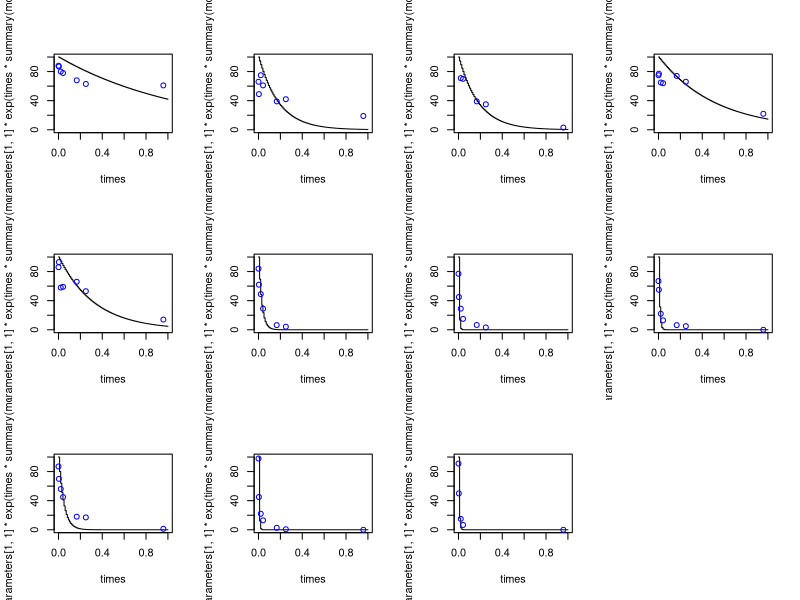
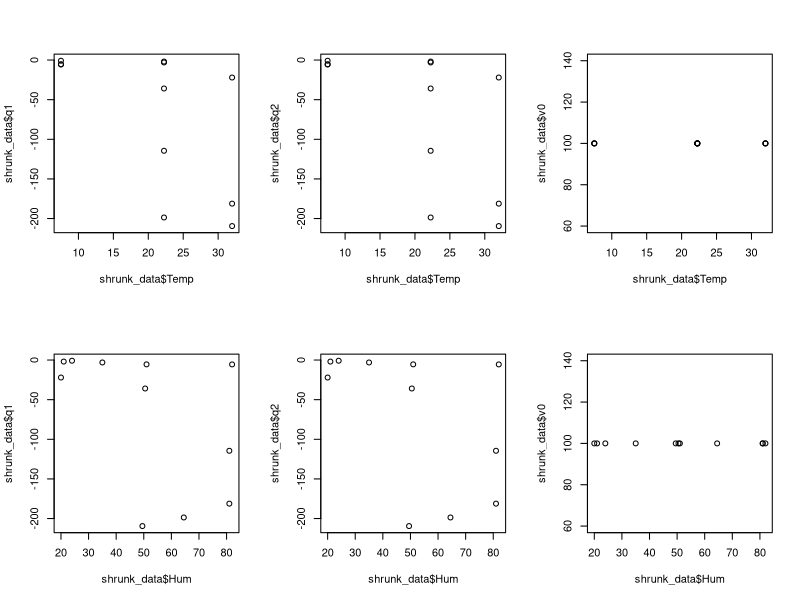
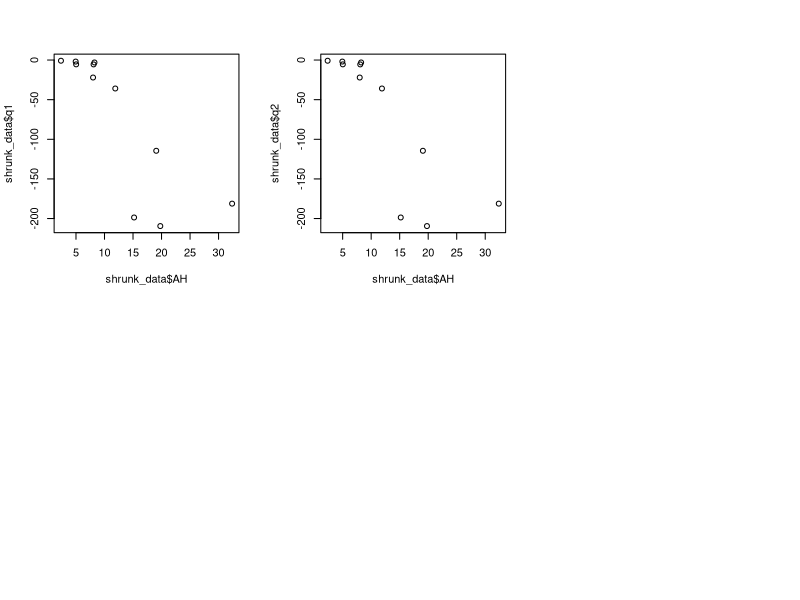
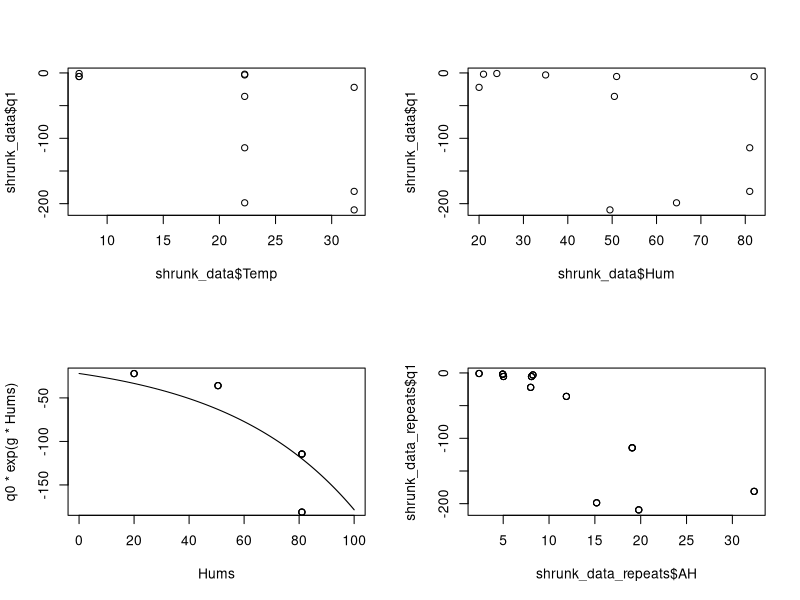
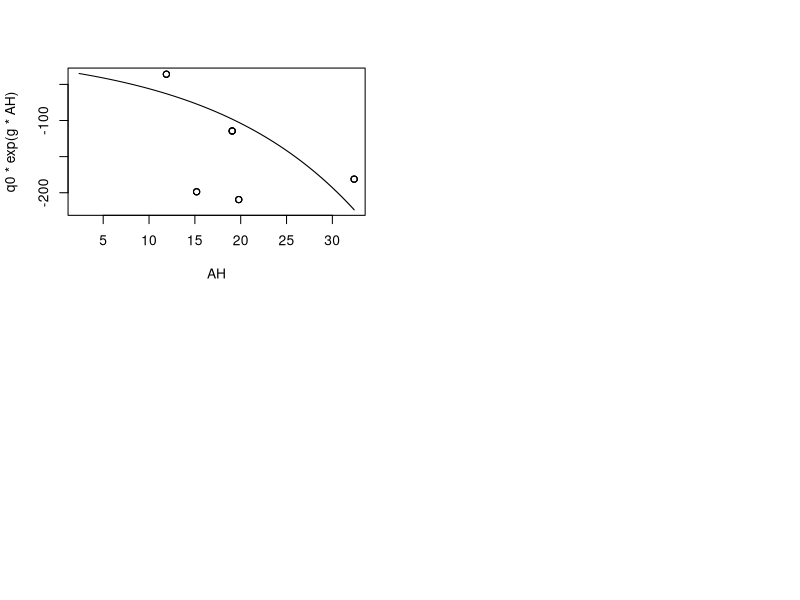

Generate these figures, in order, with R:
#Harper







data<-read.csv("../../Data/converted harper 1961.csv",header =F)
# in this dataset nil becomes 0, trace or n.d becomes NA,and the midpoint of the range is used
#where there is a range I have used the midpoint
data<-as.data.frame(data)
data

viability<-as.vector(as.matrix((data[4:10,])))
formatted_data<-as.data.frame(matrix(nrow=length(viability),ncol = 11))
formatted_data[,5]<-viability
formatted_data[,4]<-rep(c(1/60/60/24,1/12/24,1/2/24,1/24,4/24,6/24,23/24),length(viability)/7)
formatted_data[,6]<-rep(1:11,each=7)

formatted_data[,1]<-rep(as.vector(as.matrix((data[1,]))),each=7)
formatted_data[,2]<-rep(as.vector(as.matrix((data[2,]))),each=7)
formatted_data[,3]<-rep(as.vector(as.matrix((data[3,]))),each=7)
colnames(formatted_data)<-c("Temp","Hum","Rep","Time","Viability","Experiment","q1","v0","q2","aic1","aic2")
formatted_data

#formatted_data$AH<-c(rep(0.00193,7),rep(0.00410,7),rep(0.00659,7),rep(0.00414,7),rep(0.00691,7),rep(0.01007,7),rep(0.01283,7),rep(0.01599,7),rep(0.00677,7),rep(0.01693,7),rep(0.02742,7))
est0=6.11
  lrv= 2256000/461.15
formatted_data$AH<-est0*exp(lrv*((1/273.15)-(1/(formatted_data$Temp+273.15))))*formatted_data$Hum/100

require("minpack.lm")

times<-seq(0,1,length.out = 100)
par(mfrow=c(3,4))
for (i in (unique(formatted_data$Experiment))){
  data_subset<-formatted_data[which(formatted_data[,6]==i),]
  #this is model 2 
  model<-nlsLM(Viability~100*exp(q*Time),data=data_subset,start=list(q=-10))
  #plot(times,100*exp(times*summary(model)$parameters[1,1]),"s",ylim=c(0,100))
  #points(data_subset$Time,data_subset$Viability,col="blue",cex=1)
  formatted_data[which(formatted_data[,6]==i),11]<-AIC(model) 
  
  formatted_data[which(formatted_data[,6]==i),9]<-summary(model)$parameters[1,1]
  #this is model one
  model<-nlsLM(Viability~v0*exp(q*Time),data=data_subset,start=list(v0=100,q=-5),lower = c(v0=0  ,q=-300),upper = c(v0=100  ,q=000))
  #
  #without limits results look better? not sure which makes more biological sense
  
  formatted_data[which(formatted_data[,6]==i),7]<-summary(model)$parameters[2,1]
  formatted_data[which(formatted_data[,6]==i),8]<-summary(model)$parameters[1,1] 
  formatted_data[which(formatted_data[,6]==i),10]<-AIC(model)
  plot(times,summary(model)$parameters[1,1]*exp(times*summary(model)$parameters[2,1]),"s",ylim=c(0,100))
  points(data_subset$Time,data_subset$Viability,col="blue",cex=1)
}
formatted_data
shrunk_data<-formatted_data[seq(1,77,by=7),c(1,2,3,6,7,8,9,10,11,12)]
#https://planetcalc.com/2167/

#first model best for all but 1 eg so just use first model?
par(mfrow=c(2,3))
plot(shrunk_data$Temp,shrunk_data$q1)
plot(shrunk_data$Temp,shrunk_data$q2)
plot(shrunk_data$Temp,shrunk_data$v0)
plot(shrunk_data$Hum,shrunk_data$q1)
plot(shrunk_data$Hum,shrunk_data$q2)
plot(shrunk_data$Hum,shrunk_data$v0)

plot(shrunk_data$AH,shrunk_data$q1)
plot(shrunk_data$AH,shrunk_data$q2)

par(mfrow=c(2,2))
plot(shrunk_data$Temp,shrunk_data$q1)

plot(shrunk_data$Hum,shrunk_data$q1)


shrunk_data_repeats<-as.data.frame(matrix(NA,ncol=ncol(shrunk_data),nrow = sum(shrunk_data$Rep)))
colnames(shrunk_data_repeats)=colnames(shrunk_data)
index<-0
for (i in 1:nrow(shrunk_data)) {
  shrunk_data_repeats[(index+1):(index+shrunk_data$Rep[i]) , ] <-shrunk_data[i,]
  index<-index+shrunk_data$Rep[i]
}

Hums<-seq(0,100,length.out = 1000)
Hum_Model<-nlsLM(q1~q0*exp(Hum*g),data=shrunk_data_repeats[,c(2,5)],start = list(g=0,q0=0))
g<-summary(Hum_Model)$coefficients[1,1]
q0<-summary(Hum_Model)$coefficients[2,1]

plot(Hums,q0*exp(g*Hums),"s")
points(shrunk_data_repeats$Hum,shrunk_data_repeats$q1)
shrunk_data_repeats

#result of all this is that equation for how b responds to temp is 
#(b0 * exp (g * Temps))
q0
#-21.98
g
#0.0209
###AH
plot(shrunk_data_repeats$AH,shrunk_data_repeats$q1)

AH<-seq(min(formatted_data$AH),max(formatted_data$AH),length.out = 1000)
AH_Model<-nlsLM(q1~q0*exp(AH*g),data=shrunk_data_repeats[,c(5,10)],start = list(g=0,q0=0))
g<-summary(AH_Model)$coefficients[1,1]
q0<-summary(AH_Model)$coefficients[2,1]

g 
#0.06
#73.00948
q0
#-30.162
#-30.30238

#plot(shrunk_data_repeats$AH,shrunk_data_repeats$q1)
plot(AH,q0*exp(g*AH),"s")
points(shrunk_data_repeats$AH,shrunk_data_repeats$q1)
shrunk_data_repeats
